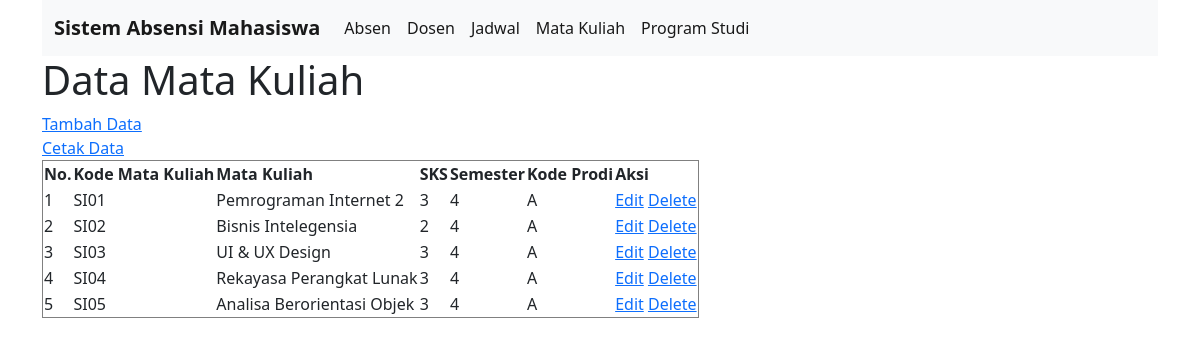
The app's page /matakuliah.php with its own data.
### tables this page shows
CREATE TABLE `tblmkuliah` (
  `kodemk` varchar(15) NOT NULL,
  `namamk` varchar(60) NOT NULL,
  `sks` int(2) NOT NULL,
  `smt` int(2) NOT NULL,
  `kodeprodi` varchar(1) NOT NULL
);

### connection.php (called while the page is built)
<?php
class Connection
{
    public function get_connection()
    {
        $host = "localhost";
        $database = "absensi_mahasiswa";
        $username = "root";
        $password = "";
        $connect = new mysqli($host, $username, $password, $database);
        return $connect;
    }
}
?>

### model.php (called while the page is built, shortened)
<?php
include 'connection.php';
class Model extends Connection
{
    public function __construct()
    {
        $this->conn = $this->get_connection();
    }
    public function tampil_data_mk()
    {
        $sql = "SELECT * FROM tblmkuliah";
        $bind = $this->conn->query($sql);
        while ($obj = $bind->fetch_object()) {
            $baris[] = $obj;
        }
        if (!empty($baris)) {
            return $baris;
        }
    }
}

### matakuliah.php (the view, shortened to what this page needs)
<?php
include 'model.php';
$model = new Model();
$index = 1;
?>
<!doctype html>
<html lang="en">
<div class="container">
<nav class="navbar navbar-expand-lg navbar-light bg-light">
  <div class="container-fluid">
    <a class="navbar-brand" href="#"><b>Sistem Absensi Mahasiswa</b></a>
    <div class="collapse navbar-collapse" id="navbarNav">
      <ul class="navbar-nav">
      <li class="nav-item">
          <a class="nav-link active" href="absen.php">Absen</a>
        </li>
        <li class="nav-item">
          <a class="nav-link active" href="dosen.php">Dosen</a>
        </li>
        <li class="nav-item">
          <a class="nav-link active" href="jadwal.php">Jadwal</a>
        </li>
        <li class="nav-item">
          <a class="nav-link active" href="matakuliah.php">Mata Kuliah</a>
        </li>
        <li class="nav-item">
          <a class="nav-link active" href="prodi.php">Program Studi</a>
        </li>
      </ul>
    </div>
  </div>
</nav>
<head>
    <link href="https://cdn.jsdelivr.net/npm/bootstrap@5.0.0-beta3/dist/css/bootstrap.min.css" rel="stylesheet">
</head>
<body>
        <h1>Data Mata Kuliah</h1>
        <a href="create_mk.php">Tambah Data</a>
        <br>
        <a href="print_mk.php" target="_blank">Cetak Data</a>
        <br>
        <table border="1">
            <thead>
                <tr>
                    <th>No.</th>
                    <th>Kode Mata Kuliah</th>
                    <th>Mata Kuliah</th>
                    <th>SKS</th>
                    <th>Semester</th>
                    <th>Kode Prodi</th>
                    <th>Aksi</th>
                </tr>
            </thead>
            <tbody>
                <?php
                $result = $model->tampil_data_mk();
                if (!empty($result)) {
                    foreach ($result as $data) : ?>
                        <tr>
                            <td><?= $index++ ?></td>
                            <td><?= $data->kodemk ?></td>
                            <td><?= $data->namamk ?></td>
                            <td><?= $data->sks ?></td>
                            <td><?= $data->smt ?></td>
                            <td><?= $data->kodeprodi ?></td>
                            <td>
                                <a name="edit" id="edit" href="edit_mk.php?id=<?= $data->kodemk ?>">Edit</a>
                                <a name="hapus" id="hapus" href="process.php?mk_id=<?= $data->kodemk ?>">Delete</a>
                            </td>
                        </tr>
                    <?php endforeach;
                } else { ?>
                <tr>
                    <td colspan="9">Belum ada data pada tabel mata kuliah.</td>
                </tr>
                <?php } ?>
            </tbody>
        </table>
    </div>
</body>
</html>

### records on screen
tblmkuliah: kodemk "SI01", namamk "Pemrograman Internet 2", sks "3", smt "4", kodeprodi "A"
tblmkuliah: kodemk "SI02", namamk "Bisnis Intelegensia", sks "2", smt "4", kodeprodi "A"
tblmkuliah: kodemk "SI03", namamk "UI & UX Design", sks "3", smt "4", kodeprodi "A"
tblmkuliah: kodemk "SI04", namamk "Rekayasa Perangkat Lunak", sks "3", smt "4", kodeprodi "A"
tblmkuliah: kodemk "SI05", namamk "Analisa Berorientasi Objek", sks "3", smt "4", kodeprodi "A"
